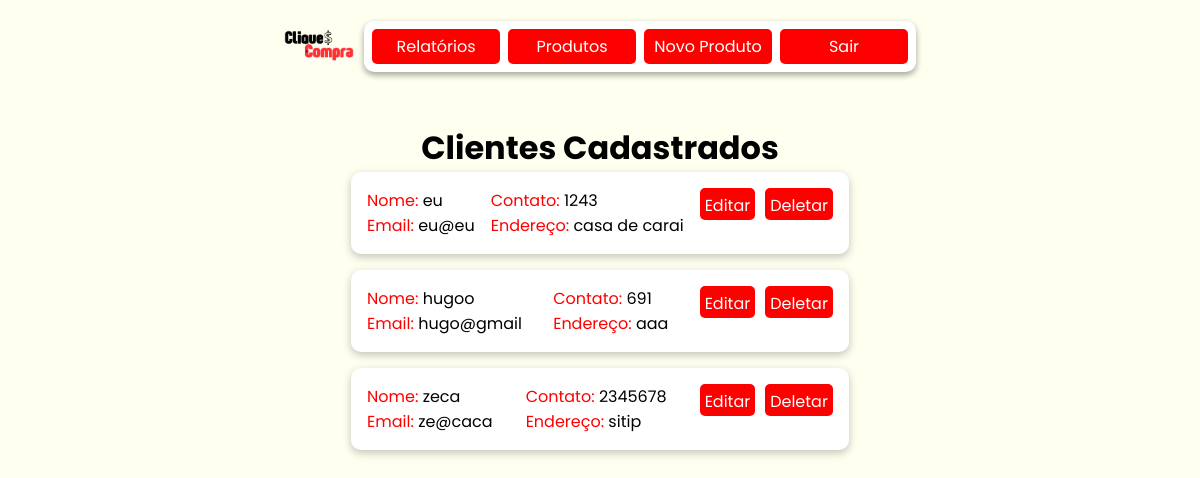
Page /clientes/ on the earlier database version.
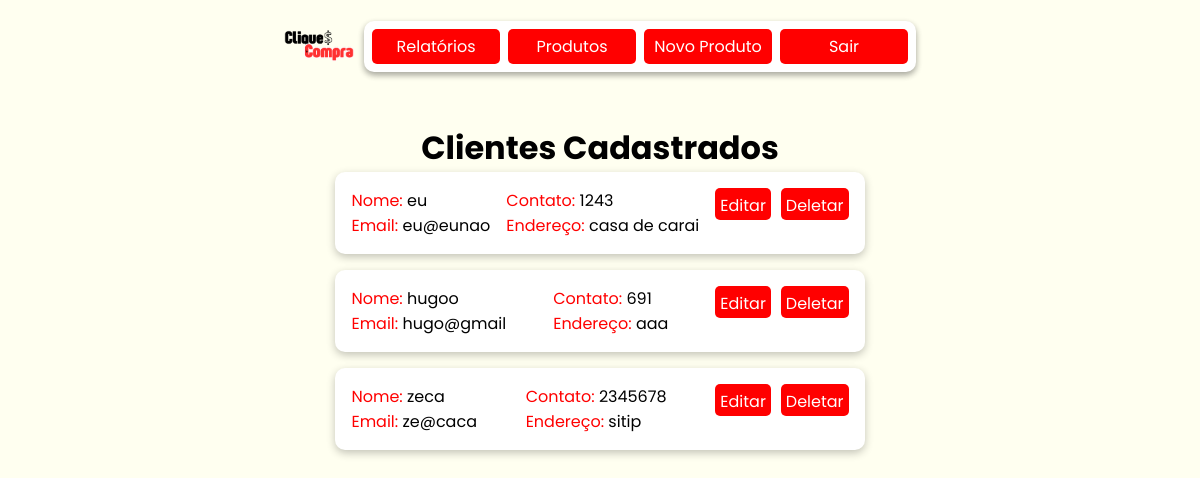
Same page on the later database version.
### models/clientes.py (models this page shows, shortened)
class Cliente(Base, UserMixin):
    __tablename__ = 'tb_clientes'
    cli_id:Mapped[int] = mapped_column(primary_key = True, autoincrement=True)
    cli_nome:Mapped[str] = mapped_column(nullable=False)
    cli_email:Mapped[str] = mapped_column(unique = True, nullable=False)
    cli_telefone:Mapped[str] = mapped_column(nullable=False)
    cli_endereco:Mapped[str] = mapped_column(nullable=False)
    vendas: Mapped[list["Venda"]] = relationship("Venda", back_populates="clientes")
    @classmethod
    def all(cls, ordem = "crescente"):
        if ordem == "crescente":
            direcao = "ASC"
        elif ordem == "decrescente":
            direcao = "DESC"
        sql = text(f"SELECT * FROM tb_clientes ORDER BY cli_nome {direcao}")
        clientes = session.execute(sql).fetchall()
        return clientes

### controllers/clientes.py (the view)
@cliente_bp.route('/', methods=['POST', 'GET'])
def view():
    if request.method == 'POST':
        ordem = request.form['ordem']
        clientes = Cliente.all(ordem=ordem)
    elif request.method == 'GET':
        clientes = Cliente.all()
    return render_template('clientes/view.html', clientes = clientes)

### templates/clientes/view.html (shortened to what this page needs)
{% extends "model.html" %}
{% block head_extras %}
<link rel="stylesheet" href="{{ url_for('static', filename='style/model.css') }}">
<link rel="stylesheet" href="{{ url_for('static', filename='style/clientes.css') }}">
{% endblock %}
{% block content %}
<nav>
    <img src="../../static/assets/cliqueconta.png" alt="Logo do CliqueCompra">
    <div class="links cat">
        <a href="{{url_for('relatorio.filtros')}}">Relatórios</a>
        <a href="{{url_for('produtos.view')}}">Produtos</a>
        <a href="{{url_for('produtos.add')}}">Novo Produto</a>
        <a href="">Sair</a>
    </div>
</nav>
<main>
    <h1>Clientes Cadastrados</h1>
    <div class="clientes">
        {% for cliente in clientes %}
            <div class="cliente">
                <ul>
                    <li><span style="color: red;">Nome:</span> {{ cliente.cli_nome }}</li>
                    <li><span style="color: red;">Email:</span> {{ cliente.cli_email }}</li>
                </ul>
                <ul>
                    <li><span style="color: red;">Contato:</span> {{ cliente.cli_telefone }}</li>
                    <li><span style="color: red;">Endereço:</span> {{ cliente.cli_endereco }}</li>
                </ul>
                <div class="acoes">
                    <a href="{{ url_for('cliente.edit', cli_id=cliente.cli_id) }}">Editar</a>
                    <a href="{{ url_for('cliente.remove', cli_id=cliente.cli_id) }}" class="delete">Deletar</a>
                </div>
            </div>
        {% endfor %}
    </div>
</main>
{% endblock %}

Differences in the rows shown:
changed Cliente "eu": cli_email "eu@eu" → "eu@eunao"
